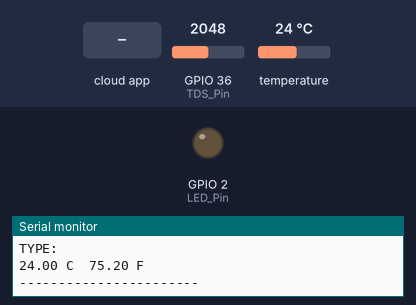
Bench run of a sketch on a simulated ESP32. Shown: output pins drawn as LEDs (lit = HIGH), the last lines printed to the serial monitor. The test bench sets the inputs (shaded band); at power-on: GPIO 36 (TDS_Pin) = 2048, temperature 24 °C. WiFi joins after 1.5 s; servers stay silent unless stated; the Firebase database answers and starts empty.

Above: at 2.7 s.
2.8 s: the phone or cloud app sets Control to 1
At 4.5 s:
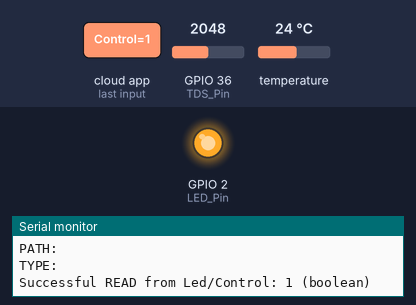
5.9 s: the phone or cloud app sets Control to 0
At 9.6 s:
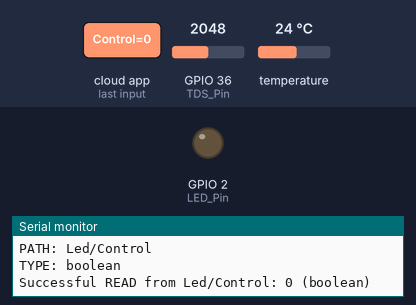
Timing chart, 0 to 11.1 s (numbered marks = the images above; inputs shaded):
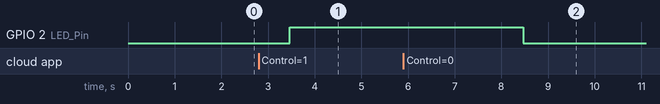

Measured:
- after the input at 2.8 s, GPIO 2 (LED_Pin): LOW → HIGH after 0.67 s
- after the input at 5.9 s, GPIO 2 (LED_Pin): HIGH → LOW after 2.6 s

The sketch:

FirebaseRTDB.ino
```cpp
#include<WiFi.h>
#include<Firebase_ESP_Client.h>
#include "addons/TokenHelper.h"
#include "addons/RTDBHelper.h"

#define WIFI_SSID "My device"
#define WIFI_PASSWORD "12344321"
#define API_KEY "AIzaSyC6PsQgnGNwQTQkOpTKOMO4MuQ7yQaazYiVI"
#define DATABASE_URL "https://test-1-bcddf-default-rtdb.asia-southeast1.firebasedatabase.app/"

#define LED_Pin 2
#define TDS_Pin A0
#define TEMP_Pin 13

//------Temperature Sensor---------------
#include <OneWire.h>
#include <DallasTemperature.h>
OneWire oneWire(TEMP_Pin);
DallasTemperature sensors(&oneWire);
float Celsius = 0;//0
float Fahrenheit =0;
float ec = 0;
//------Close temperature sensor--------


FirebaseData fbdo;
FirebaseAuth auth;
FirebaseConfig config;

unsigned long sendDataPrevMillis = 0;
bool signupOK = false;
int tdsData = 0;//0
float tempData = 0;
bool ledStatus = false;

void setup(){
  Serial.begin(115200);
  WiFi.begin(WIFI_SSID, WIFI_PASSWORD);
  Serial.print("Connecting to Wi-Fi");
  while (WiFi.status() != WL_CONNECTED){
    Serial.print(".");
    delay(300);
  }
  Serial.println();
  Serial.print("Connected with IP: ");
  Serial.println(WiFi.localIP());
  Serial.println();

  /* Assign the api key (required) */
  config.api_key = API_KEY;

  /* Assign the RTDB URL (required) */
  config.database_url = DATABASE_URL;

  /* Sign up */
  if (Firebase.signUp(&config, &auth, "", "")){
    Serial.println("ok");
    signupOK = true;
  }
  else{
    Serial.printf("%s\n", config.signer.signupError.message.c_str());
  }

  /* Assign the callback function for the long running token generation task */
  config.token_status_callback = tokenStatusCallback; //see addons/TokenHelper.h

  Firebase.begin(&config, &auth);
  Firebase.reconnectWiFi(true);
  pinMode(LED_Pin, OUTPUT);
}

void loop(){
  if (Firebase.ready() && signupOK && (millis() - sendDataPrevMillis > 5000 || sendDataPrevMillis == 0)){
    sendDataPrevMillis = millis();
    //-------------Store sensor data to RTDB
    tdsData = analogRead(TDS_Pin);
    sensors.requestTemperatures();
    Celsius = (float)sensors.getTempCByIndex(0);
    Fahrenheit = (float)sensors.toFahrenheit(Celsius);


    // Write an Int number on the database path test/int
    if (Firebase.RTDB.setInt(&fbdo, "Sensor/tdsData", tdsData)){
      Serial.println("PASSED");
      Serial.println("PATH: " + fbdo.dataPath());
      Serial.println("TYPE: " + fbdo.dataType());
      Serial.println(tdsData);
      Serial.println("-------------------------------");
    }
    else {
      Serial.println("FAILED");
      Serial.println("REASON: " + fbdo.errorReason());
    }

    // Write an Float number on the database path test/float
    if (Firebase.RTDB.setFloat(&fbdo, "Sensor/Celsius", Celsius)){
      Serial.println("PASSED");
      Serial.println("PATH: " + fbdo.dataPath());
      Serial.println("TYPE: " + fbdo.dataType());
      Serial.print(Celsius);
      Serial.print(" C  ");
      Serial.print(Fahrenheit);
      Serial.println(" F");
      Serial.println("-----------------------");
    }
    else {
      Serial.println("FAILED");
      Serial.println("REASON: " + fbdo.errorReason());
    }
    // Write an Float number on the database path test/float
    if (Firebase.RTDB.setFloat(&fbdo, "Sensor/Fahrenheit", Fahrenheit)){
      Serial.println("PASSED");
      Serial.println("PATH: " + fbdo.dataPath());
      Serial.println("TYPE: " + fbdo.dataType());
    }
    else {
      Serial.println("FAILED");
      Serial.println("REASON: " + fbdo.errorReason());
    }
    //---------------------------------------------------------------

    if (Firebase.RTDB.setFloat(&fbdo, "sensors/fahrenheit", Fahrenheit)){
      Serial.println("PASSED");
      Serial.println("PATH: " + fbdo.dataPath());
      Serial.println("TYPE: " + fbdo.dataType());
    }
    else {
      Serial.println("FAILED");
      Serial.println("REASON: " + fbdo.errorReason());
    }

    //----------------------------------------------------------------
    if (Firebase.RTDB.setFloat(&fbdo, "sensors/celsius", Celsius)){
      Serial.println("PASSED");
      Serial.println("PATH: " + fbdo.dataPath());
      Serial.println("TYPE: " + fbdo.dataType());
    }
    else {
      Serial.println("FAILED");
      Serial.println("REASON: " + fbdo.errorReason());
    }

    //---------------------------------------------------------------
    if (Firebase.RTDB.setFloat(&fbdo, "sensors/tds", tdsData)){
      Serial.println("PASSED");
      Serial.println("PATH: " + fbdo.dataPath());
      Serial.println("TYPE: " + fbdo.dataType());
    }
    else {
      Serial.println("FAILED");
      Serial.println("REASON: " + fbdo.errorReason());
    }
    //----------------------------------------------------------------
    if (Firebase.RTDB.setFloat(&fbdo, "sensors/ec", ec)){
      Serial.println("PASSED");
      Serial.println("PATH: " + fbdo.dataPath());
      Serial.println("TYPE: " + fbdo.dataType());
    }
    else {
      Serial.println("FAILED");
      Serial.println("REASON: " + fbdo.errorReason());
    }

    //-----------------CONTROL LED--------------
    if (Firebase.RTDB.getBool(&fbdo, "Led/Control")){
      if (fbdo.dataType() == "boolean") {
      ledStatus = fbdo.boolData();
      Serial.println("Successful READ from " + fbdo.dataPath() + ": " + ledStatus + " (" + fbdo.dataType () + ") ");
      digitalWrite (LED_Pin, ledStatus);
      }
    }
    else {
      Serial.println("FAILED");
      Serial.println("REASON: " + fbdo.errorReason());
    }
  }
}
```
